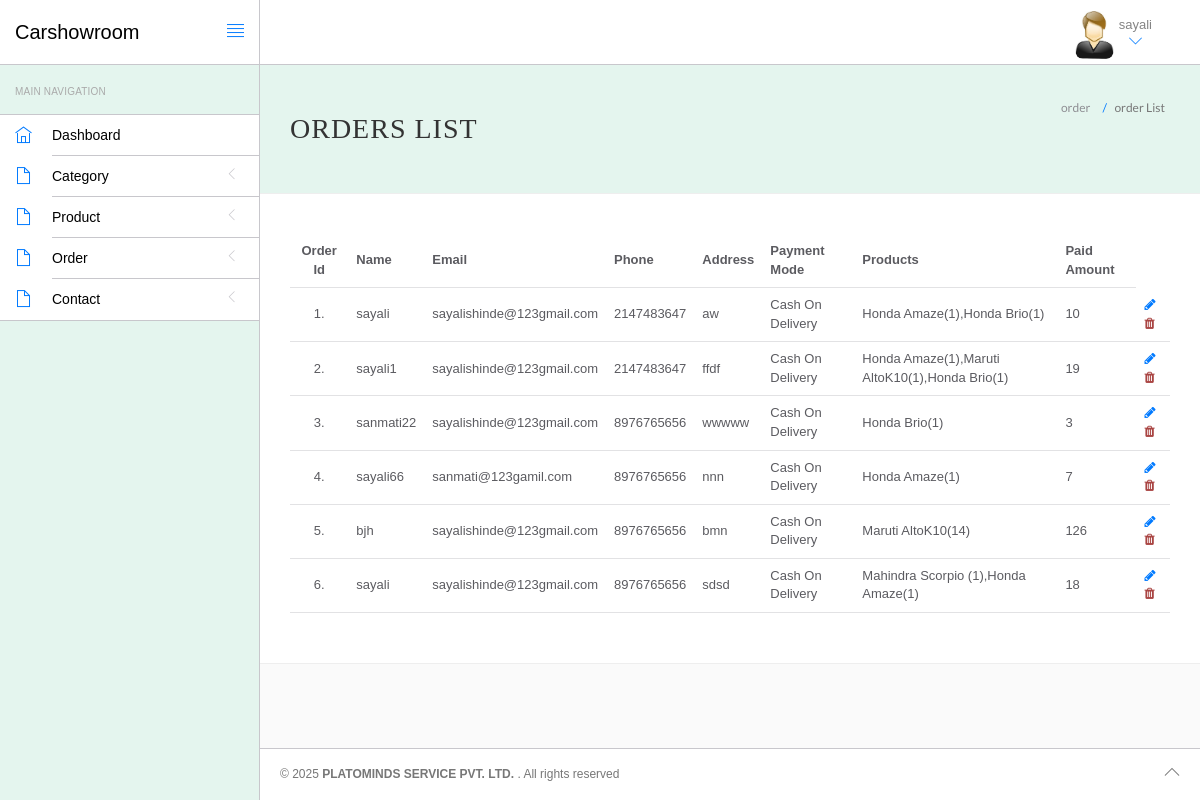
Screenshot of /hms/order_list.php (signed in) with the database file from the repository.
### tables this page shows
CREATE TABLE `users` (
  `id` int(11) NOT NULL,
  `username` varchar(50) NOT NULL,
  `password` varchar(255) NOT NULL,
  `created_at` datetime DEFAULT current_timestamp()
);

CREATE TABLE `orders` (
  `order_id` int(11) NOT NULL,
  `name` varchar(255) DEFAULT NULL,
  `email` varchar(50) NOT NULL,
  `phone` varchar(30) NOT NULL,
  `address` varchar(50) NOT NULL,
  `payment_mode` varchar(50) NOT NULL,
  `products` varchar(50) NOT NULL,
  `pro_id` varchar(255) NOT NULL,
  `paid_amount` int(30) NOT NULL,
  `created_at` datetime DEFAULT current_timestamp()
);

### hms/order_list.php (the view, shortened to what this page needs)
<?php
include('include/config.php');
?>
<!DOCTYPE html>
<html lang="en">
	<head>
		<link rel="stylesheet" href="vendor/bootstrap/css/bootstrap.min.css">
		<link rel="stylesheet" href="vendor/fontawesome/css/font-awesome.min.css">
		<link rel="stylesheet" href="vendor/themify-icons/themify-icons.min.css">
		<link href="vendor/animate.css/animate.min.css" rel="stylesheet" media="screen">
		<link href="vendor/perfect-scrollbar/perfect-scrollbar.min.css" rel="stylesheet" media="screen">
		<link href="vendor/switchery/switchery.min.css" rel="stylesheet" media="screen">
		<link href="vendor/bootstrap-touchspin/jquery.bootstrap-touchspin.min.css" rel="stylesheet" media="screen">
		<link href="vendor/select2/select2.min.css" rel="stylesheet" media="screen">
		<link href="vendor/bootstrap-datepicker/bootstrap-datepicker3.standalone.min.css" rel="stylesheet" media="screen">
		<link href="vendor/bootstrap-timepicker/bootstrap-timepicker.min.css" rel="stylesheet" media="screen">
		<link rel="stylesheet" href="assets/css/styles.css">
		<link rel="stylesheet" href="assets/css/plugins.css">
		<link rel="stylesheet" href="assets/css/themes/theme-1.css" id="skin_color" />
	</head>
	<body>
		<div id="app">
<?php include('include/sidebar.php');?>
			<div class="app-content">
					<?php include('include/header.php');?>
				<div class="main-content" >
					<div class="wrap-content container" id="container">
						<section id="page-title">
							<div class="row">
								<div class="col-sm-8">
									<h1 class="mainTitle"> Orders List</h1>
																	</div>
								<ol class="breadcrumb">
									<li>
										<span>order </span>
									</li>
									<li class="active">
										<span>order List</span>
									</li>
								</ol>
							</div>
						</section>
						<div class="container-fluid container-fullw bg-white">
									<div class="row">
								<div class="col-md-12">
									<table class="table table-hover" id="sample-table-1">
										<thead>
											<tr>
												<th class="center"> Order Id</th>
												<th class="hidden-xs"> Name</th>
												<th>Email</th>
												<th>Phone</th>
												<th>Address</th>
												<th>Payment Mode</th>
												<th>Products</th>
												<th>Paid Amount</th>
											</tr>
										</thead>
										<tbody>
<?php
$sql=mysqli_query($con,"select * from orders");
$cnt=1;
while($row=mysqli_fetch_array($sql))
{
?>
											<tr>
												<td class="center"><?php echo $cnt;?>.</td>
												<td class="hidden-xs"><?php echo $row['name'];?></td>
												<td><?php echo $row['email'];?></td>
												<td><?php echo $row['phone'];?></td>
												<td><?php echo $row['address'];?></td>
												<td><?php echo $row['payment_mode'];?></td>
												<td><?php echo $row['products'];?></td>
												<td><?php echo $row['paid_amount'];?></td>
												<td >
												<a href="edit-order.php?editid=<?php echo $row['order_id'];?>"><i class="fa fa-pencil"></i></a>
                                 <a href="order-list.php?action=delete&pid=<?php echo $row['order_id'];?>"> <i id="dlt" title="Delete" class="fa fa-trash text-danger mx-2 cursor_pointer" data-cdd="1f306216-4132-4cc0-aabe-afbc602c3670"></i></a>
                              </td>
											</tr>
											<?php
$cnt=$cnt+1;
											 }?>
										</tbody>
									</table>
								</div>
							</div>
								</div>
					</div>
				</div>
			</div>
	<?php include('include/footer.php');?>
		</div>
	</body>
</html>

### hms/include/header.php (shortened to what this page needs)
<header class="navbar navbar-default navbar-static-top">
					<div class="navbar-header">
						<a class="navbar-brand" href="index.php">Carshowroom</a>
						<a href="#" class="sidebar-toggler pull-right visible-md visible-lg" data-toggle-class="app-sidebar-closed" data-toggle-target="#app">
							<i class="ti-align-justify"></i>
						</a>
					</div>
					<div class="navbar-collapse collapse">
						<ul class="nav navbar-right">
							<li class="dropdown current-user">
								<a href class="dropdown-toggle" data-toggle="dropdown">
									<img src="assets/images/images.jpg"> <span class="username">
									<?php $query=mysqli_query($con,"select username from users where id='".$_SESSION['id']."'");
while($row=mysqli_fetch_array($query))
{
	echo $row['username'];
}
									?> <i class="ti-angle-down"></i></i></span>
								</a>
							</li>
						</ul>
					</div>
				</header>

### hms/assets/css/themes/theme-1.css (style rules this page uses)
body { background: #FAFAFA; }
header .navbar-header { background: #ffffff !important; border-right-color: #c8c7cc !important; border-bottom-color: #c8c7cc !important; }
header .navbar-header .sidebar-toggler, header .navbar-header .sidebar-mobile-toggler { color: #007aff !important; }
header .navbar-header .navbar-brand { color: #000000 !important; }
header .navbar-collapse { background: #ffffff !important; border-bottom-color: #c8c7cc !important; box-shadow: none !important; }
header .navbar-collapse .navbar-right > li > a { color: #777; }
header .navbar-collapse .navbar-right > li > a i { color: #007aff !important; }

### rows the page displays
users: username "sayali"
orders: name "sayali", email "sayalishinde@123gmail.com", phone "2147483647", address "aw", payment_mode "Cash On Delivery", products "Honda Amaze(1),Honda Brio(1)", paid_amount "10"
orders: name "sayali1", email "sayalishinde@123gmail.com", phone "2147483647", address "ffdf", payment_mode "Cash On Delivery", products "Honda Amaze(1),Maruti AltoK10(1),Honda Brio(1)", paid_amount "19"
orders: name "sanmati22", email "sayalishinde@123gmail.com", phone "8976765656", address "wwwww", payment_mode "Cash On Delivery", products "Honda Brio(1)", paid_amount "3"
orders: name "sayali66", email "sanmati@123gamil.com", phone "8976765656", address "nnn", payment_mode "Cash On Delivery", products "Honda Amaze(1)", paid_amount "7"
orders: name "bjh", email "sayalishinde@123gmail.com", phone "8976765656", address "bmn", payment_mode "Cash On Delivery", products "Maruti AltoK10(14)", paid_amount "126"
orders: name "sayali", email "sayalishinde@123gmail.com", phone "8976765656", address "sdsd", payment_mode "Cash On Delivery", products "Mahindra Scorpio (1),Honda Amaze(1)", paid_amount "18"
